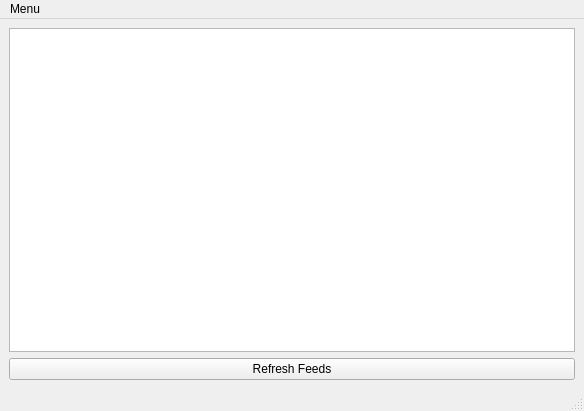
<?xml version="1.0" encoding="UTF-8"?>
<ui version="4.0">
 <class>MainWindow</class>
 <widget class="QMainWindow" name="MainWindow">
  <property name="geometry">
   <rect>
    <x>0</x>
    <y>0</y>
    <width>584</width>
    <height>411</height>
   </rect>
  </property>
  <property name="windowTitle">
   <string>FeedPy</string>
  </property>
  <property name="toolTip">
   <string>&lt;html&gt;&lt;head/&gt;&lt;body&gt;&lt;p&gt;&lt;span style=&quot; font-size:12pt;&quot;&gt;Mouse over any entries in the main list to see a quick summary, or click the item to launch a browser.&lt;/span&gt;&lt;/p&gt;&lt;/body&gt;&lt;/html&gt;</string>
  </property>
  <property name="autoFillBackground">
   <bool>false</bool>
  </property>
  <widget class="QWidget" name="centralwidget">
   <layout class="QGridLayout" name="gridLayout">
    <item row="2" column="0">
     <widget class="QListWidget" name="listWidgetRss">
      <property name="mouseTracking">
       <bool>true</bool>
      </property>
      <property name="alternatingRowColors">
       <bool>true</bool>
      </property>
     </widget>
    </item>
    <item row="3" column="0">
     <widget class="QPushButton" name="pushRefreshButton">
      <property name="text">
       <string>Refresh Feeds</string>
      </property>
     </widget>
    </item>
    <item row="0" column="0">
     <layout class="QHBoxLayout" name="horizontalLayout"/>
    </item>
   </layout>
  </widget>
  <widget class="QMenuBar" name="menubar">
   <property name="geometry">
    <rect>
     <x>0</x>
     <y>0</y>
     <width>584</width>
     <height>21</height>
    </rect>
   </property>
   <widget class="QMenu" name="menuMenu">
    <property name="title">
     <string>Menu</string>
    </property>
    <addaction name="actionSettings"/>
    <addaction name="actionFilters"/>
    <addaction name="separator"/>
    <addaction name="actionQuit"/>
   </widget>
   <addaction name="menuMenu"/>
  </widget>
  <widget class="QStatusBar" name="statusbar"/>
  <action name="actionQuit">
   <property name="text">
    <string>Quit</string>
   </property>
  </action>
  <action name="actionSettings">
   <property name="text">
    <string>Settings</string>
   </property>
  </action>
  <action name="actionFilters">
   <property name="text">
    <string>Filters</string>
   </property>
  </action>
 </widget>
 <resources/>
 <connections/>
</ui>
